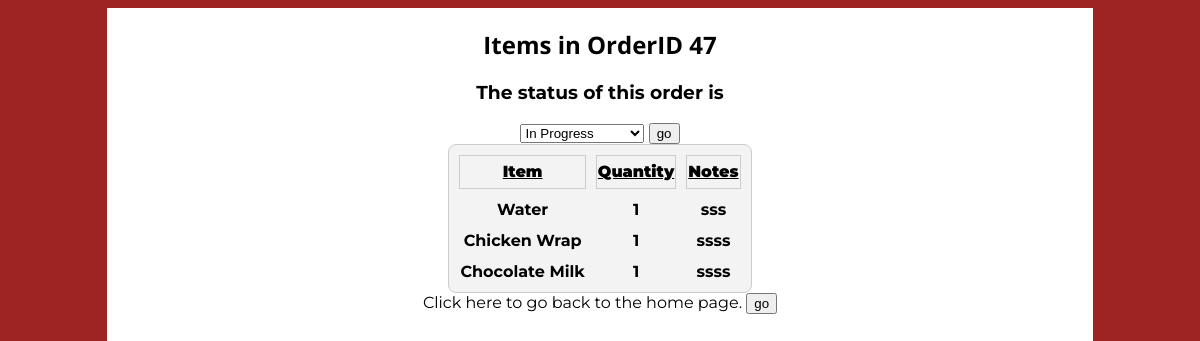
The app's page /v_orderUpdate.php?id=47 (signed in) with its own data.
### tables this page shows
CREATE TABLE IF NOT EXISTS `items` (
`id` int(6) NOT NULL,
  `vendor_id` int(6) DEFAULT NULL,
  `menu_id` int(6) DEFAULT NULL,
  `order_id` int(6) DEFAULT NULL,
  `customer_id` int(6) DEFAULT NULL,
  `quantity` varchar(100) NOT NULL,
  `notes` varchar(100) NOT NULL
);

CREATE TABLE IF NOT EXISTS `menus` (
`id` int(6) NOT NULL,
  `name` varchar(200) DEFAULT NULL,
  `foodtype` varchar(200) DEFAULT NULL,
  `vendor_id` int(6) DEFAULT NULL,
  `price` varchar(20) DEFAULT NULL
);

### v_orderUpdate.php (the view, shortened to what this page needs)
<?php
if  ((isset($_GET['id']) && !empty($_GET['id']))) {
			$orderid = $_GET['id'];
	} else {
		header("Location: vendorhome.php");
	}
try
	{
	$con = new PDO("mysql:host=".CONST_HOST.";dbname=".CONST_DBNAME,CONST_USER,CONST_PASSWORD);
	$con->setAttribute(PDO::ATTR_ERRMODE, PDO::ERRMODE_EXCEPTION);
	$sql = "SELECT menus.name, items.quantity, items.notes
	from menus, items
	where items.menu_id = menus.id
	and items.order_id = :orderid";
	$results = $con->prepare($sql);
	$results->bindParam(":orderid", $orderid);
	$myarray = $results->execute();
	$array = $results->fetchAll();
	}
catch (Exception $e)
	{
	$error = $e->getMessage();
	echo $error;
	}
?>
<!DOCTYPE html>
<html>
    <head>
    	<link rel="stylesheet" type="text/css" href="css/view.css" media="all">
    </head>
    <body>
    <div id="content">
    <center>
	<h2>Items in OrderID <?php echo $orderid;?></h2>
	<div id="UpdateStatus">
		<h3>The status of this order is</h3>
		<form action="updatestatus.php" method="GET" id="updatestatus">
			<select name="update" form="updatestatus">
			  <option value="In Progress" name="status">In Progress</option>
		   </select>
		<input type="Submit" value="go"></input>
		</form>
	</div>
	<table id="order">
		<tr>
			<th>Item</th>
			<th>Quantity</th>
			<th>Notes</th>
		</tr>
		<?php
		$i = 0;
			while ($i < count($array)) {
				echo "<tr>";
					echo "<td>". $array[$i]['name']."</td>";
					echo "<td>". $array[$i]['quantity']."</td>";
					echo "<td>". $array[$i]['notes'] . "</td>";
				echo "</tr>";
			$i = $i + 1;
		}
		?>
	</table>
	<form method="post" action="vendorhome.php">
	Click here to go back to the home page.
	<input type="submit" value="go"></input>
	</form>
	</div>
	</body>
</html>

### css/view.css (style rules this page uses)
#home_page h1, h2 { text-align: center; }
body { font-family: 'Montserrat', sans-serif; background:#9E2424; }
#vendor, #th_2, #th_1, #td_3, #order { border: 1px solid #CCC; height: 30px; text-align: center; background: #F3F3F3; font-weight: bold; border-radius: .50em; border-spacing: 10px; }
th { text-decoration: underline; font-weight: 900; }
body { background:#9E2424; }
h2, h1, p { font-family: 'Open Sans', sans-serif; }
#content { width: 83.3333333%; min-height: 760px; margin: 0 auto; background: white; overflow: hidden; }
#currentorder td, th { border: 1px solid #CCC; height: 30px; }
#vendor, #readyorderstable td, th { border: 1px solid #CCC; height: 30px; }

### records on screen
items: menu.name "Water", quantity "1", notes "sss"
items: menu.name "Chicken Wrap", quantity "1", notes "ssss"
items: menu.name "Chocolate Milk", quantity "1", notes "ssss"

### other values on screen
$orderid "47"
